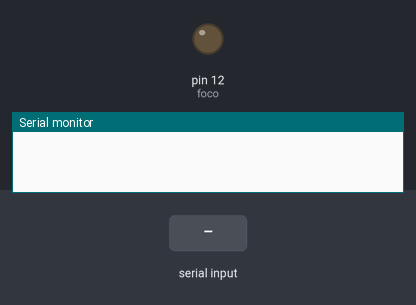
The sketch below on a simulated Arduino Uno, built with avr-gcc and run on an emulated ATmega328P. Parts: output pins drawn as LEDs (lit = HIGH), the last lines printed to the serial monitor. Inputs (shaded band) come from the test bench.

Above: at 1.2 s.
1.3 s: "prende el foco" received over Serial
At 3.0 s:
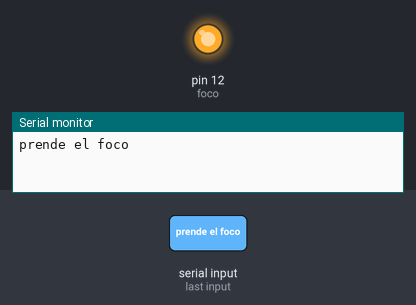
3.8 s: "apaga el foco" received over Serial
At 6.2 s:
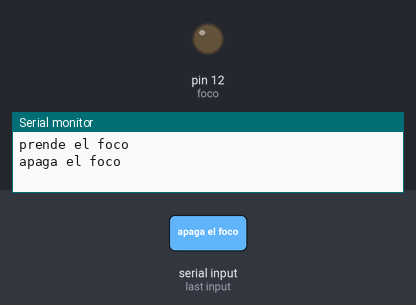
Timing chart, 0 to 7.7 s (numbered marks = the images above; inputs shaded):
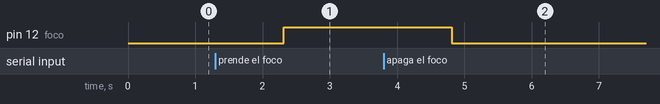

Measured:
- after the input at 1.3 s, pin 12 (foco): LOW → HIGH after 1.0 s
- after the input at 3.8 s, pin 12 (foco): HIGH → LOW after 1.0 s

The sketch:

probando_relevador.ino
```cpp
int foco = 12;
String estado;

void setup() {

  Serial.begin(9600);
  pinMode(foco, OUTPUT);

}

void loop() {

  if(Serial.available()){
    estado = Serial.readString();
    Serial.println(estado);
    if(estado == "prende el foco"){
      digitalWrite(foco, HIGH);
    }

    if(estado == "apaga el foco"){
      digitalWrite(foco, LOW);
    }

  }

}
```
